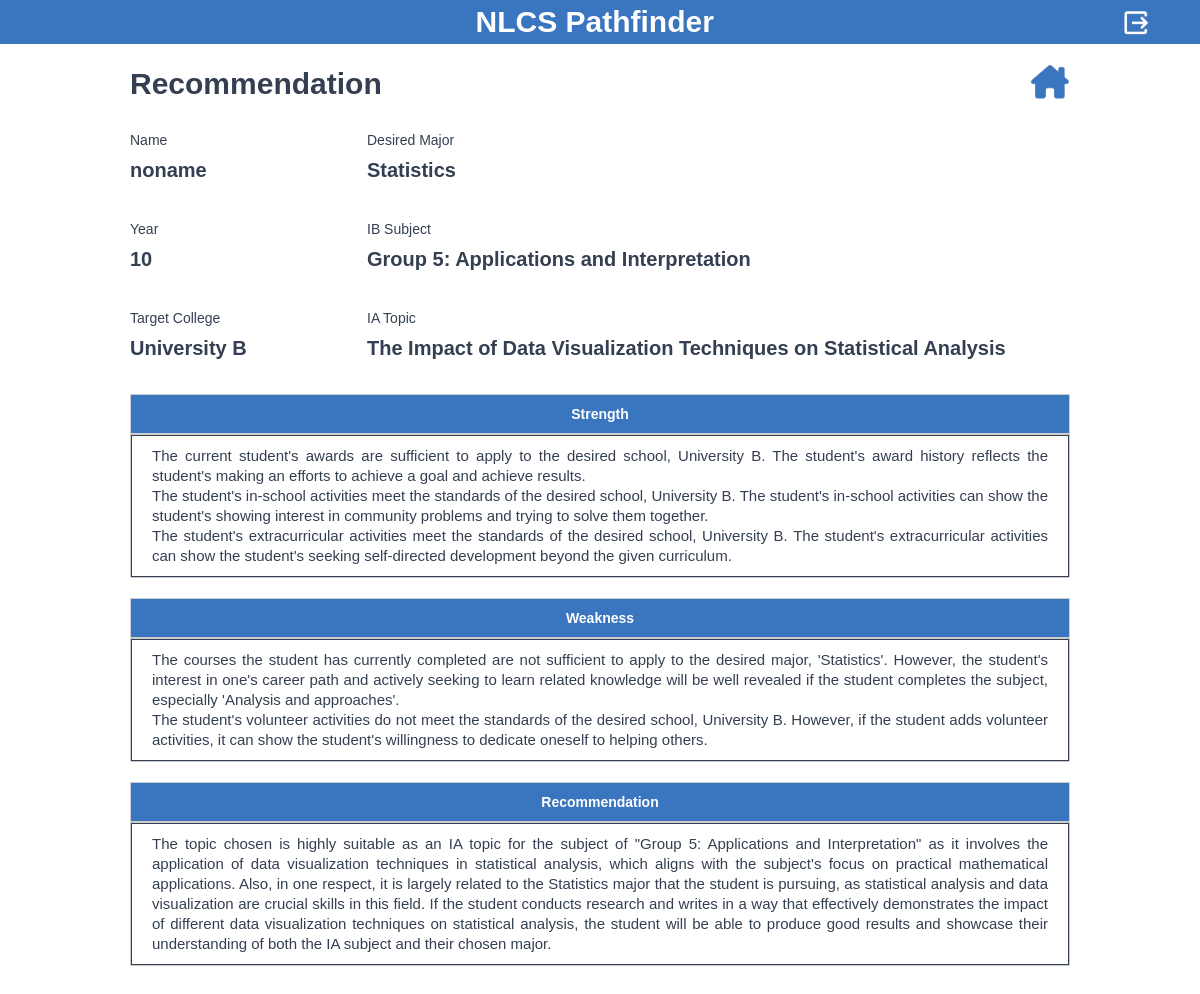
Screenshot of /counselor-studdashboarddetail/1/ (signed in) with the database file from the repository.
### student/models.py (models this page shows, shortened)
class Student(models.Model):
    GRADE_CHOICES = [
        (10, 'Year 10'),
        (11, 'Year 11'),
        (12, 'Year 12'),
        (13, 'Year 13'),
    ]
    name = models.TextField(max_length=60, default="noname")
    grade = models.IntegerField(choices=GRADE_CHOICES)
    university = models.ForeignKey(University, on_delete=models.CASCADE, default=None)
    major = models.ForeignKey(Major, on_delete=models.CASCADE)
    ib_subject = models.TextField(max_length=60, null=True)
    ib_ia_title = models.TextField(max_length=250, null=True)
    strength = models.TextField(max_length=5000, null=True)
    weakness = models.TextField(max_length=5000, null=True)
    recommendation = models.TextField(max_length=5000, null=True)
    is_active = models.BooleanField(default=True)

### manager/models.py (models this page shows)
class Major(models.Model):
    name = models.CharField(max_length=50)
    def __str__(self):
        return self.name

class University(models.Model):
    name = models.CharField(max_length=50)
    def __str__(self):
        return self.name

### counselor/views.py (the view)
# urls.py: path('counselor-studdashboarddetail/<int:id>/', views.counselor_studdashboarddetail, name='counselor-studdashboarddetail'),
@login_required
def counselor_studdashboarddetail(request, id):
    student = Student.objects.get(id = id)
    ib_subject = student.ib_subject
    ib_ia_title = student.ib_ia_title
    strength = student.strength.split("^&*")
    weakness = student.weakness.split("^&*")
    recommendation = student.recommendation
    context = {
        'student': student,
        'ib_subject': ib_subject,
        'ib_ia_title': ib_ia_title,
        'strength': strength,
        'weakness': weakness,
        'recommendation': recommendation,
    }
    return render(request, 'counselor_studdashboarddetail.html', context)

### counselor/templates/counselor_studdashboarddetail.html (shortened to what this page needs)
<!DOCTYPE html>
<html data-wf-page="65db5af2fe344825a4f063c1" data-wf-site="65dae9a8aed2bddc7d4faf42">
<head>
  {% load static %}
  <link href="{% static 'css/normalize.css' %}" rel="stylesheet" type="text/css">
  <link href="{% static 'css/webflow.css' %}" rel="stylesheet" type="text/css">
  <link href="{% static 'css/2024-ia-gyumin.webflow.css' %}" rel="stylesheet" type="text/css">
</head>
<body class="body">
  <section class="sectionmaintitle sectionheader sectionheaderlogout">
    <h1 class="headingmaintitle">                NLCS Pathfinder</h1>
    <div id="w-node-_7faeb067-fd85-4e07-d92f-56174e8bb518-889d31a9" class="divblocklogoutbuttonwrap">
      <a href="{% url 'counselor-logout' %}" style="text-decoration:none"><img class="img-fluid" src="{% static 'img/logout.png' %}" alt="Logo"></a>
    </div>
  </section>
  <section class="sectionrec">
    <div class="w-layout-blockcontainer containerstdregheader w-container">
      <div class="divstdregessentialheader">
        <div id="w-node-f18b932d-7f52-d60e-bbf3-5157eddd1049-a4f063c1" class="divstdregheaderleft">
          <h1 class="headingstdregheaderleft">Recommendation</h1>
        </div>
        <div id="w-node-_99867401-9b1f-be79-e3d1-4157feefab60-ea29bdb6" class="divstdregheaderright">
          <a class="divhousebutton" href="{% url 'counselor-checkstudents' 0 %}" style="text-decoration:none"><img class="img-fluid" src="{% static 'img/home.png' %}" alt="Logo"></a>
        </div>
      </div>
    </div>
    <div class="w-layout-blockcontainer containerrecommendation w-container">
      <div id="w-node-_31cb8c48-c6b6-4ee9-484a-44e510db829a-a4f063c1" class="divrecommendationgrid">
        <div id="w-node-_6337c2bb-6d05-7e19-bc1a-69af9911879f-a4f063c1" class="divstddetailsgridcell">
          <div id="w-node-_0bec5a0f-3515-0c3f-e656-3a736a4f3a5c-a4f063c1" class="divstddetailsgridcelllabel">Name</div>
          <div id="w-node-f888b466-d6f9-406c-fd88-754f641e01c6-a4f063c1" class="divstddetailsgridcellcontent">{{ student.name }}</div>
        </div>
        <div id="w-node-de9f05ff-606e-d6b5-418a-50b121fe6917-a4f063c1" class="divstddetailsgridcell">
          <div id="w-node-de9f05ff-606e-d6b5-418a-50b121fe6918-a4f063c1" class="divstddetailsgridcelllabel">Desired Major</div>
          <div id="w-node-de9f05ff-606e-d6b5-418a-50b121fe691a-a4f063c1" class="divstddetailsgridcellcontent">{{ student.major }}</div>
        </div>
        <div id="w-node-_887629a5-cd5c-cc53-76d9-f7a144366c26-a4f063c1" class="divstddetailsgridcell">
          <div id="w-node-_887629a5-cd5c-cc53-76d9-f7a144366c27-a4f063c1" class="divstddetailsgridcelllabel">Year</div>
          <div id="w-node-_887629a5-cd5c-cc53-76d9-f7a144366c28-a4f063c1" class="divstddetailsgridcellcontent">{{ student.grade }}</div>
        </div>
        <div id="w-node-_7fb6fca1-164f-e678-3d47-6418304af37d-a4f063c1" class="divstddetailsgridcell">
          <div id="w-node-_7fb6fca1-164f-e678-3d47-6418304af37e-a4f063c1" class="divstddetailsgridcelllabel">IB Subject</div>
          <div id="w-node-_7fb6fca1-164f-e678-3d47-6418304af37f-a4f063c1" class="divstddetailsgridcellcontent">{{ ib_subject }}</div>
        </div>
        <div id="w-node-adf3a464-83e3-f716-4ae4-14688e3dbd35-a4f063c1" class="divstddetailsgridcell">
          <div id="w-node-adf3a464-83e3-f716-4ae4-14688e3dbd36-a4f063c1" class="divstddetailsgridcelllabel">Target College</div>
          <div id="w-node-adf3a464-83e3-f716-4ae4-14688e3dbd37-a4f063c1" class="divstddetailsgridcellcontent">{{ student.university }}</div>
        </div>
        <div id="w-node-_1e5ebb4a-c6ff-1167-b9b3-5b6a1fe51922-a4f063c1" class="divstddetailsgridcell">
          <div id="w-node-_1e5ebb4a-c6ff-1167-b9b3-5b6a1fe51923-a4f063c1" class="divstddetailsgridcelllabel">IA Topic</div>
          <div id="w-node-_1e5ebb4a-c6ff-1167-b9b3-5b6a1fe51925-a4f063c1" class="divstddetailsgridcellcontent">{{ ib_ia_title }}</div>
        </div>
      </div>
    </div>
    <div class="w-layout-blockcontainer containerrecommendationswr w-container">
      <div class="divrecommendationswrtable">
        <div id="w-node-cf370158-e546-3441-ffe0-6c4fa484b8b1-a4f063c1" class="divrecommendationswrtableheader">Strength</div>
        <div id="w-node-_179c3a27-b557-71e4-c74d-f36f7d2376ff-a4f063c1" class="divrecommendationswrtabledata">
          <h1 class="headingrecommendationresult">
          {% for s in strength %}
            {{ s }}
            <br>
          {% endfor %}
          </h1>
        </div>
      </div>
    </div>
    <div class="w-layout-blockcontainer containerrecommendationswr w-container">
      <div class="divrecommendationswrtable">
        <div id="w-node-_18780015-a36c-6f9d-6ac4-621dce08bd0a-a4f063c1" class="divrecommendationswrtableheader">Weakness</div>
        <div id="w-node-_18780015-a36c-6f9d-6ac4-621dce08bd0c-a4f063c1" class="divrecommendationswrtabledata">
          <h1 class="headingrecommendationresult">
          {% for w in weakness %}
            {{ w }}
            <br>
          {% endfor %}
          </h1>
        </div>
      </div>
    </div>
    <div class="w-layout-blockcontainer containerrecommendationswr w-container">
      <div class="divrecommendationswrtable">
        <div id="w-node-_9f1dc59d-0c35-342c-f1a6-8881f20c44a0-a4f063c1" class="divrecommendationswrtableheader">Recommendation</div>
        <div id="w-node-_9f1dc59d-0c35-342c-f1a6-8881f20c44a2-a4f063c1" class="divrecommendationswrtabledata">
          <h1 class="headingrecommendationresult">{{ recommendation }}</h1>
        </div>
      </div>
    </div>
  </section>
</body>
</html>

### static/css/webflow.css (style rules this page uses)
* { -webkit-box-sizing: border-box; -moz-box-sizing: border-box; box-sizing: border-box; }
html { height: 100%; }
body { margin: 0; min-height: 100%; background-color: #fff; font-family: Arial, sans-serif; font-size: 14px; line-height: 20px; color: #333; }
img { max-width: 100%; vertical-align: middle; display: inline-block; }
h1, h2, h3, h4, h5, h6 { font-weight: bold; margin-bottom: 10px; }
h1 { font-size: 38px; line-height: 44px; margin-top: 20px; }
.w-container { margin-left: auto; margin-right: auto; max-width: 940px; }
.w-container:before, .w-container:after { content: " "; display: table; grid-column-start: 1; grid-row-start: 1; grid-column-end: 2; grid-row-end: 2; }
.w-container:after { clear: both; }

### rows the page displays
Student: name "noname", major "Statistics", grade "10", ib_subject "Group 5: Applications and Interpretation", university "University B", ib_ia_title "The Impact of Data Visualization Techniques on Statistical Analysis", recommendation "The topic chosen is highly suitable as an IA topic for the subject of \"Group 5: Applications and Interpretation\" as it involves the application of data visualization techniques in statistical analysis, which aligns with the subject's focus on practical mathematical applications. Also, in one respect, it is largely related to the Statistics major that the student is pursuing, as statistical analysis and data visualization are crucial skills in this field. If the student conducts research and writes in a way that effectively demonstrates the impact of different data visualization techniques on statistical analysis, the student will be able to produce good results and showcase their…"

### other values shown
{{ s }} "The current student's awards are sufficient to apply to the desired school, University B. The student's award history reflects the student's making an efforts to achieve a goal and achieve results."
